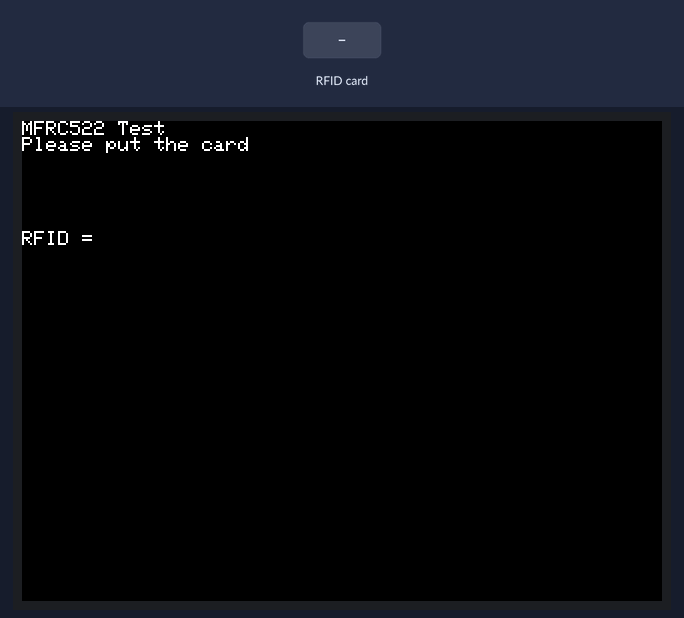
A sketch run on a simulated ESP32. Parts: 320×240 colour display. The inputs (shaded band) are chosen by the test bench.

Above: at 1.8 s.
1.9 s: RFID card 5E 7A 19 C4 held to the reader
At 2.9 s:
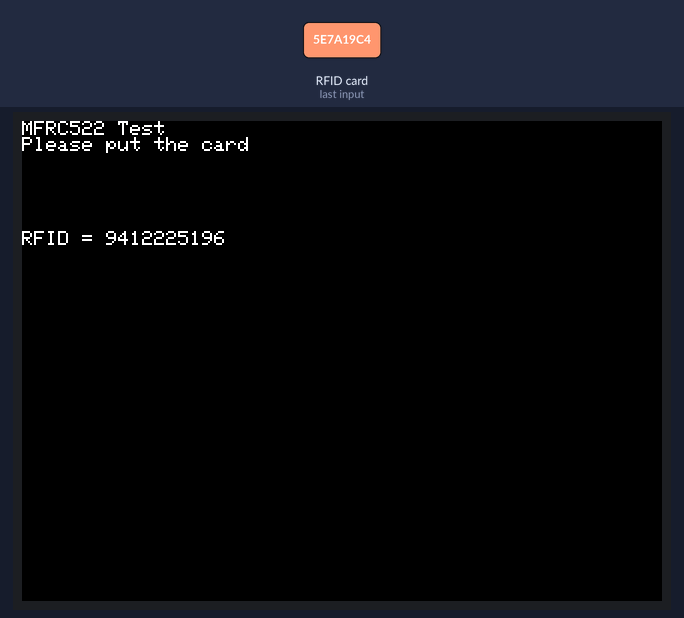
Timing chart, 0 to 4.9 s (numbered marks = the images above; inputs shaded):
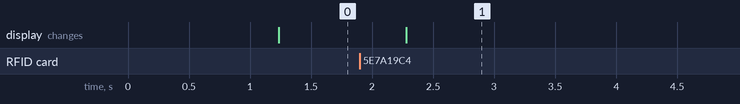

Measured:
- after the input at 1.9 s, the display: changes after 0.38 s (image 1)

The sketch:

RfidReader.ino
```cpp
/*
*******************************************************************************
  Describe: RFID.
  Date: 2021/8/19
*******************************************************************************
  Please connect to Port A(22、21),Use the RFID Unit to read the Fudan card ID
  and display the ID on the screen.
*/


#include <M5Stack.h>
#include "RfidReader.h"


RfidReader rfidReader;

void setup() {

  M5.begin();        // Init M5Core.  初始化 M5Core
  M5.Power.begin();  // Init Power module.  初始化电源模块

  //initialise le moduleRfid
  rfidReader.setupRfid();


}

void loop() {

  M5.Lcd.println("RFID = " + rfidReader.readRfcTag());

}
```

RfidReader.cpp
```cpp
#include <Arduino.h>
#include "RfidReader.h"

#include <M5Stack.h>

#include "MFRC522_I2C.h"

MFRC522 mfrc522(0x28); // Create MFRC522 instance.
String UID;

RfidReader::RfidReader()
{
  // SetupRfid();
  //  Se servirde ce bloc comme setup
}

void RfidReader::setupRfid()
{

  M5.Lcd.println("MFRC522 Test");
  Wire.begin(); // Wire init, adding the I2C bus.  Wire

  mfrc522.PCD_Init(); // Init MFRC522.
  M5.Lcd.println("Please put the card\n");
}

String RfidReader::readRfcTag()
{
  UID = "";
  M5.Lcd.setCursor(40, 47);
  if (!mfrc522.PICC_IsNewCardPresent() ||
      !mfrc522.PICC_ReadCardSerial())
  { //
    delay(1000);
   // return UID;
  }


    M5.Lcd.fillRect(42, 47, 320, 20, BLACK);
    for (byte i = 0; i < mfrc522.uid.size;
         i++)
    { // Output the stored UID data.
      // M5.Lcd.print(mfrc522.uid.uidByte[i] < 0x10 ? " 0" : " ");
      // M5.Lcd.print(mfrc522.uid.uidByte[i], HEX);
      // M5.Lcd.print(mfrc522.uid.uidByte[i]);
      UID = UID + mfrc522.uid.uidByte[i];
    }
    M5.Lcd.println("");

    //M5.Lcd.println("UID : ");
   // M5.Lcd.println(UID);

    return UID;

}
```

RfidReader.h
```cpp
#ifndef RfidReader_h
#define RfidReader_h
#include <Arduino.h>
#include <M5Stack.h>

class RfidReader
{
public:
  RfidReader();
  void setupRfid();
  String readRfcTag();
};
#endif
```
